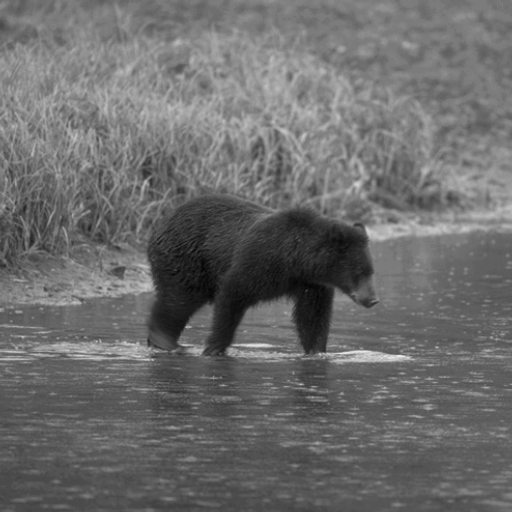
//> input picture ReVA_AI/src/TP3/bear.pgm, 512 x 512 px
$ ./image_profile_gray ../TP3/bear.pgm   (built with g++ and OpenCV 4)
//> lines starting //> are read from the running program, lines starting //| are printed output that depends on the picture; after the words box and inside, x2 and y2 are one past the last pixel; in counts of white or black regions, pixels touching at a corner belong together
#include <opencv2/core.hpp>
#include <opencv2/imgcodecs.hpp>
#include <opencv2/highgui.hpp>
#include <opencv2/core/core.hpp>
#include <opencv2/imgproc/imgproc.hpp>

#include <iostream>
#include <string>

using namespace cv;
using namespace std;

cv::Mat image;
Scalar* lclic;
int lignec = -1;

//Noir et blanc

void CallBackFunc(int event, int x, int y, int flags, void* userdata)
{
    float blue,green,red;
    if  ( event == EVENT_LBUTTONDOWN )
    {
        cout << "Left button of the mouse is clicked - position (" << x << ", " << y << ")" << endl;

        //recopie de la ligne si cliqué
        if(lignec>=0){
            for(int i = 0; i < image.cols; i++){
                image.at<Scalar>(lignec, i) = lclic[i];
            }
        }
        lignec = y;

        //Mémorisation de la ligne
        for(int i = 0; i < image.cols; i++){
            lclic[i] = image.at<Scalar>(y, i);
        }
        //Creation de l'image pour la courbe
        Mat courbe(256, image.cols, CV_8UC1, Scalar(255, 255, 255));
        for(int i=0;i<image.cols;i++){
            line(courbe, Point(i,256 - (int)image.at<uchar>(y, i)), Point(i+1,256 - (int)image.at<uchar>(y, i+1)), Scalar(0,0,0));
        }
        //Ligne clic couleur jaune
        for(int i=0;i<image.cols;i++){
            image.at<uchar>(y,i)= 100;
        }

        imshow( "Display window", image );  /* Show our image inside it */

        namedWindow("Courbe window");
        imshow( "Courbe window", courbe );
    }
}

int main( int argc, char **argv ) {

    if ( argc != 2 ) {
       printf( "Usage: display_image ImageToLoadAndDisplay\n" );
       return -1;
    }

    image = cv::imread(argv[1],CV_LOAD_IMAGE_GRAYSCALE); /* Read the file */
//> image is the input picture: 512 rows x 512 cols, CV_8UC1; min 2, max 239, mean 107.2

    lclic = new Scalar[image.cols](); //largeur de la ligne cliqué

    if ( !image.data ) { /* Check for invalid input */
        printf("Could not open or find the image\n") ;
        return -1;
    }

    cv::namedWindow("Display window"); /* Create a window for display */
    cv::setMouseCallback("Display window", CallBackFunc, NULL);
    cv::imshow( "Display window", image );  /* Show our image inside it */

    cv::waitKey(0);  /* Wait for a keystroke in the window */
//> the left mouse button is pressed and released at (256, 256)
//> after the loop in CallBackFunc, `for(int i=0;i<image.cols;i++)`:
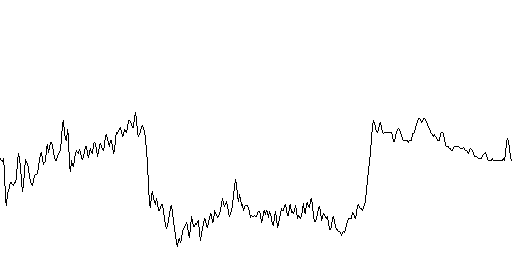
//> courbe: 256 rows x 512 cols, CV_8UC1; 98.5% white; black in thin lines or dots, all inside (x1, y1, x2, y2) = (0, 112, 512, 247)
//> after the loop in CallBackFunc, `for(int i=0;i<image.cols;i++)`:
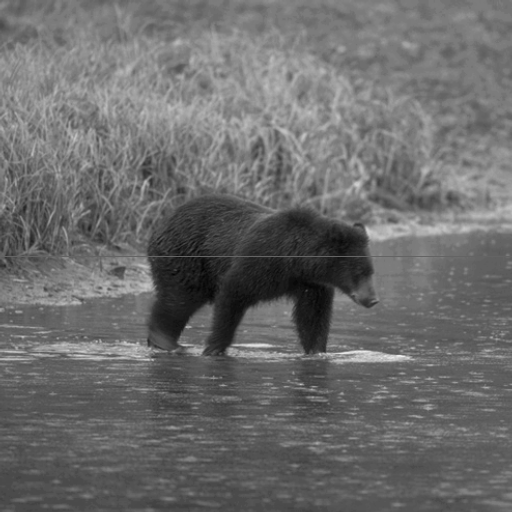
//> image: 512 rows x 512 cols, CV_8UC1; 0.19% of pixels changed, all inside (x1, y1, x2, y2) = (0, 256, 512, 257)
    return 0;
}
